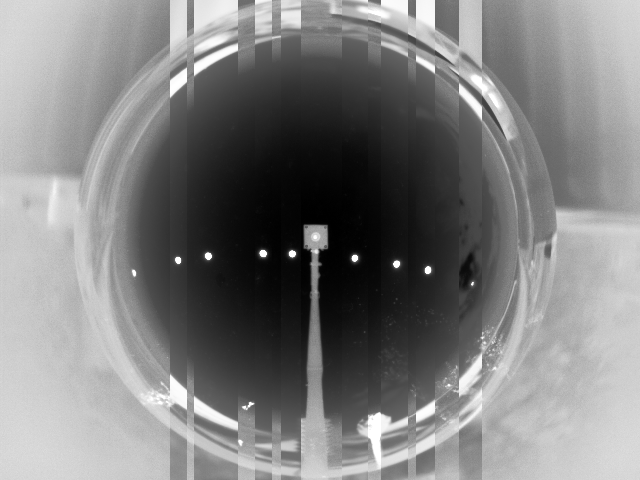
#> input picture solar_pos.png, 640 x 480 px, given in place of 20230807152030.jp2, which was not available; the run also reads 1 picture not shown here
$ python untitled0.py
#> lines starting #> are read from the running program, lines starting #| are printed output that depends on the picture; after the words box and inside, x2 and y2 are one past the last pixel; in counts of white or black regions, pixels touching at a corner belong together; pictures that were not available may be replaced by others from this repository, and a replacement may not be noted
import imageio.v2 as imageio
from PIL import Image
import numpy as np
import matplotlib.pyplot as plt
import blend_modes
from skimage.filters import threshold_yen, gaussian
from skimage.measure import label, regionprops
def TwoDToRGBA (img):
    background_img = np.array(img)
    # Rescale the pixel values to the range [0, 255]
    scaled_img = ((background_img - np.min(background_img)) / (np.max(background_img) - np.min(background_img)) * 255).astype(np.uint8)
    # Creates an RGBA zeros image with the rescaled content
    rgba_image = np.zeros((background_img.shape[0], background_img.shape[1], 4), dtype=np.uint8)
    # The rescaled values get copied to every channel
    rgba_image[:, :, 0:3] = scaled_img[:, :, np.newaxis]
    # The alpha channel is set to a constant value of 255, for a fully opaque channel
    alpha_value = 255
    rgba_image[:, :, 3] = alpha_value
    # Now 'rgba_image' is an RGBA image with dimensions (~, ~, 4)
    return rgba_image
# [19 lines left out: functions TwoDToRGB, remove_small, not called in this run]
def create_radial_gradient(size, center, radius):
    y, x = np.ogrid[:size[0], :size[1]]
    distance = np.sqrt((x - center[1]) ** 2 + (y - center[0]) ** 2)
    gradient = 1 - np.clip(distance / radius, 0, 1)
    return gradient
def multiply_with_gradient(image, gradient, opacity):
    background_img_float = image.astype(float)
    foreground_img_float = gradient.astype(float)
    blended_img_float = blend_modes.multiply(background_img_float, foreground_img_float, opacity)
    # Convert blended image back into PIL image
    blended_img = np.uint8(blended_img_float)
    return blended_img
def segmentation(filepath):
    # Read the JP2 image
#> called with filepath = '20230807/20230807152030.jp2'
    image = imageio.imread(filepath)
#> image is the input picture: shape (480, 640) uint16; min 0, max 65533, mean 32664
    # Image gets converted to int32
    int_img = image.astype(int)
    # # camera mask is multiplied to the image to make it the darkest part of it by -1
    camara = Image.open('camera.png')
    camara = np.asarray(camara)
    # Only the alpha channel is needed, and is divided by 255 to get the number in the range [0,1]
    slicee = camara[:,:,3]/255
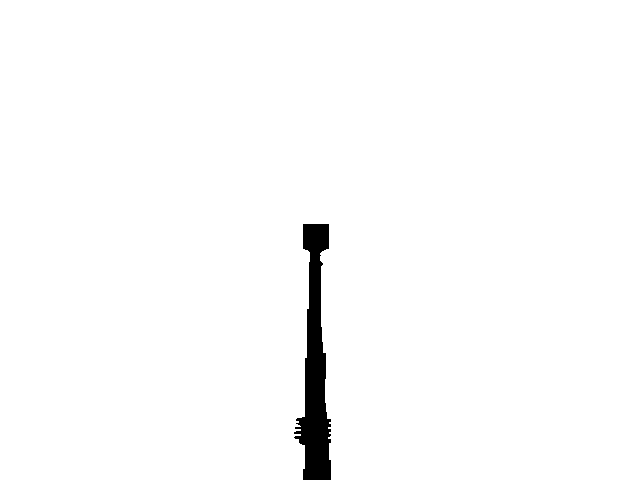
#> slicee: shape (480, 640) float64; values 0 (black) and 1 (white), 98.3% white; 1 black region, box (x1, y1, x2, y2) and area: (294, 224, 331, 480) 5134
    img = int_img * slicee
    img[img<1000] = np.max(np.min(int_img) - 1, 0)
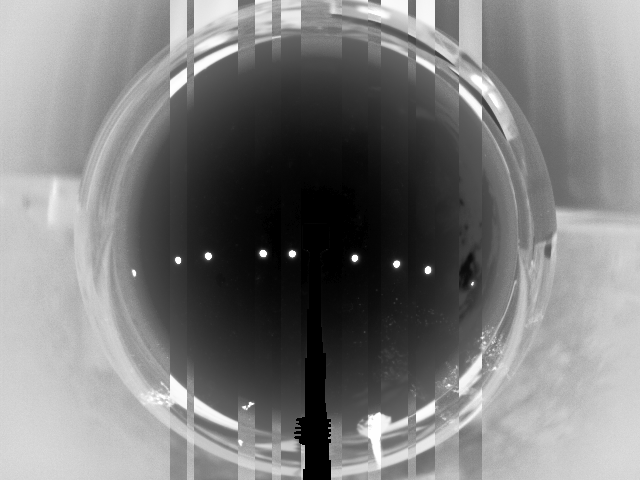
#> img: shape (480, 640) float64; min -1, max 65533, mean 32057.5; drawn with min black and max white
    rgba_image = TwoDToRGBA (img)
    image_size = img.shape
#> image_size = (480, 640)
    gradient_center = (235, 314)  # Center of the gradient correponding to the center of the camera
    gradient_radius = 210  # Radius of the gradient
    gradient_1 = create_radial_gradient(image_size, gradient_center, gradient_radius)
    rgba_grad_1 = TwoDToRGBA (gradient_1)
#> in TwoDToRGBA (call 2), `rgba_image[:, :, 3] = alpha_value`:
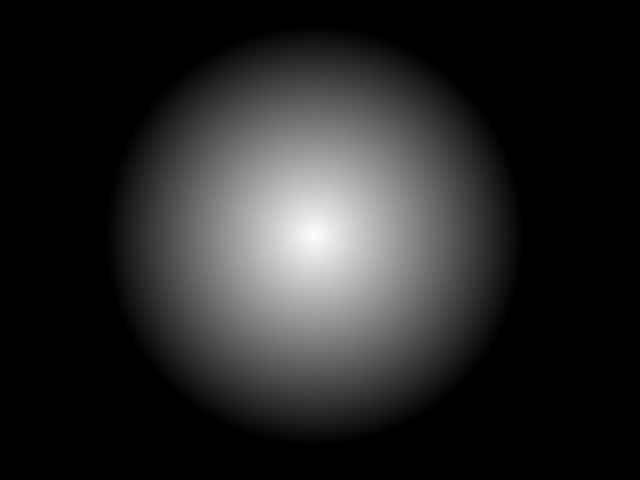
#> rgba_image: shape (480, 640, 4); mean of channels 0, 1, 2, 3 38.1, 38.1, 38.1, 255; drawn as R, G, B
    gradient_radius = 250  # Radius of the gradient
    gradient_2 = create_radial_gradient(image_size, gradient_center, gradient_radius)
    rgba_grad_2 = TwoDToRGBA (gradient_2)
#> in TwoDToRGBA (call 3), `rgba_image[:, :, 3] = alpha_value`:
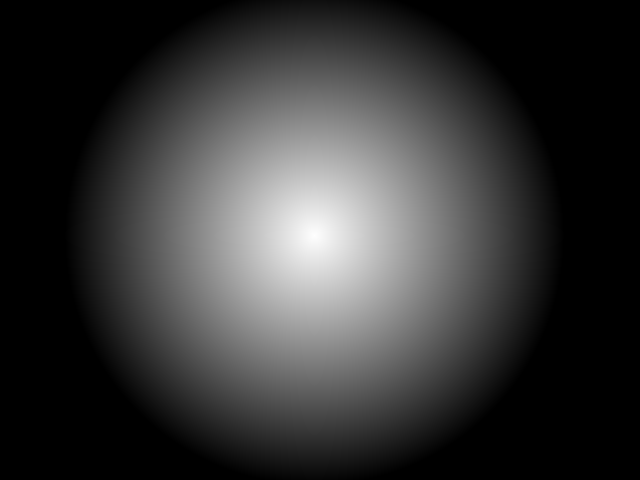
#> rgba_image: shape (480, 640, 4); mean of channels 0, 1, 2, 3 54, 54, 54, 255; drawn as R, G, B
    first_grad = multiply_with_gradient(rgba_image, rgba_grad_1, 1)
    second_grad = multiply_with_gradient(first_grad, rgba_grad_2, 1)
    gauss = gaussian(first_grad[:,:,0], sigma=0.5)
    scaled_img = ((gauss - np.min(gauss)) / (np.max(gauss) - np.min(gauss)) * 255)
    thresh  = threshold_yen(scaled_img)
    binary = scaled_img > thresh
    big_mask = remove_small(binary)
    label_big_mask = label(big_mask)
    big_clouds = rgba_image[:,:,0]*big_mask

    output_img = TwoDToRGB(big_clouds)


    return label_big_mask, output_img

# path to jp2 image
filepath = '20230807/20230807152030.jp2'
#> (the run stopped early here; a loop or call above may not have finished)
